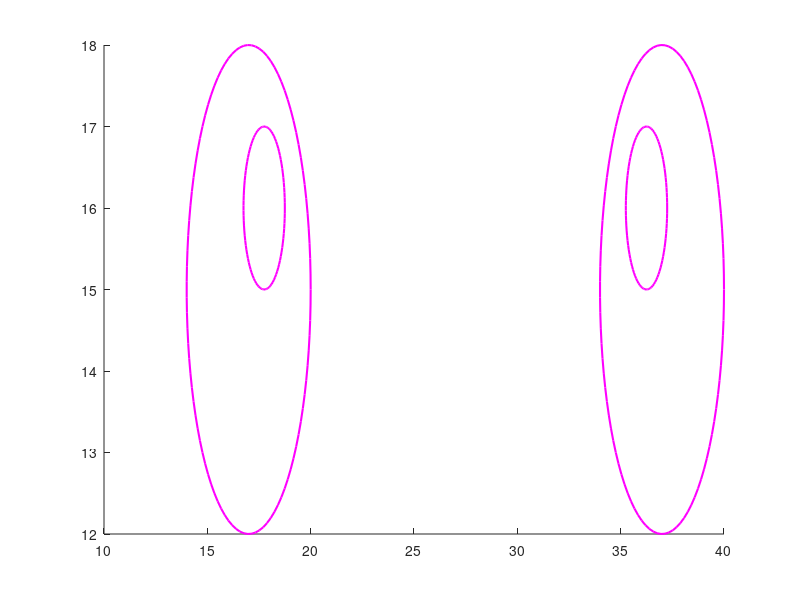

This figure's MATLAB source:
function ochi()

theta = linspace(0, 2*pi, 100); % Puncte necesare reprezentarii grafice a cercurilor
r1 = 3; r2 = 1; % Razele folosite la cercuri
x1 = 17;
x2 = 17.75;
x3 = 37;
x4 = 36.25;
y1 = 15;
y2 = 16;

% Ochiul stang
a1 = x1+r1*cos(theta);
b1 = y1+r1*sin(theta);
a2 = x2+r2*cos(theta);
b2 = y2+r2*sin(theta);

% Ochiul drept
a3 = x3+r1*cos(theta);
b3 = y1+r1*sin(theta);
a4 = x4+r2*cos(theta);
b4 = y2+r2*sin(theta);

% Reprezentarea grafica
hold on
plot(a1,b1,'m','LineWidth',1.5)
plot(a2,b2,'m','LineWidth',1.5)
plot(a3,b3,'m','LineWidth',1.5)
plot(a4,b4,'m','LineWidth',1.5)
hold off

end